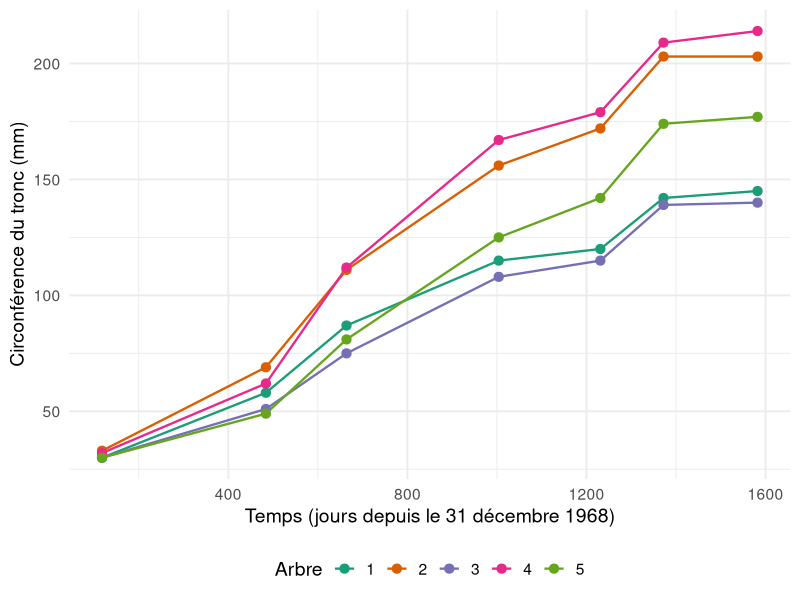

Source code (R):
## ---- chunk 1
#| include: false
library(ggplot2)
library(dplyr)
library(knitr)
arbres <- as_tibble(datasets::Orange) |>
  transmute(arbre = factor(Tree, levels = as.character(1:5), ordered = FALSE),
            temps_j = age, circonf_mm = circumference)
bilan <- arbres |>
  arrange(temps_j) |>
  summarise(debut = first(circonf_mm), fin = last(circonf_mm),
            variation = fin - debut, .by = arbre) |>
  arrange(arbre)
stopifnot(nrow(arbres) == 35L, n_distinct(arbres$arbre) == 5L,
          n_distinct(arbres$temps_j) == 7L, !anyNA(arbres),
          all(count(arbres, arbre)$n == 7L), all(bilan$variation > 0))
figure <- ggplot(arbres, aes(temps_j, circonf_mm, colour = arbre, group = arbre)) +
  geom_line(linewidth = 0.8) + geom_point(size = 2.8) +
  scale_colour_brewer(palette = "Dark2") +
  labs(x = "Temps (jours depuis le 31 décembre 1968)",
       y = "Circonférence du tronc (mm)", colour = "Arbre") +
  theme_minimal(base_size = 14) + theme(legend.position = "bottom")
## ---- chunk 2
#| content: valuebox
#| title: "Arbres suivis"
#| color: primary
list(value = n_distinct(arbres$arbre))
## ---- chunk 3
#| content: valuebox
#| title: "Mesures au total"
#| color: secondary
list(value = nrow(arbres))
## ---- chunk 4
#| content: valuebox
#| title: "Dates par arbre"
#| color: info
list(value = n_distinct(arbres$temps_j))
## ---- chunk 5
#| title: "Évolution des circonférences"
#| fig-width: 8
#| fig-height: 4.5
#| fig-alt: "Courbes de circonférence des cinq arbres au cours du temps."
figure
## ---- chunk 6
#| title: "Première et dernière mesure"
#| results: asis
kable(bilan, col.names = c("Arbre", "Début (mm)", "Fin (mm)", "Variation (mm)"))
